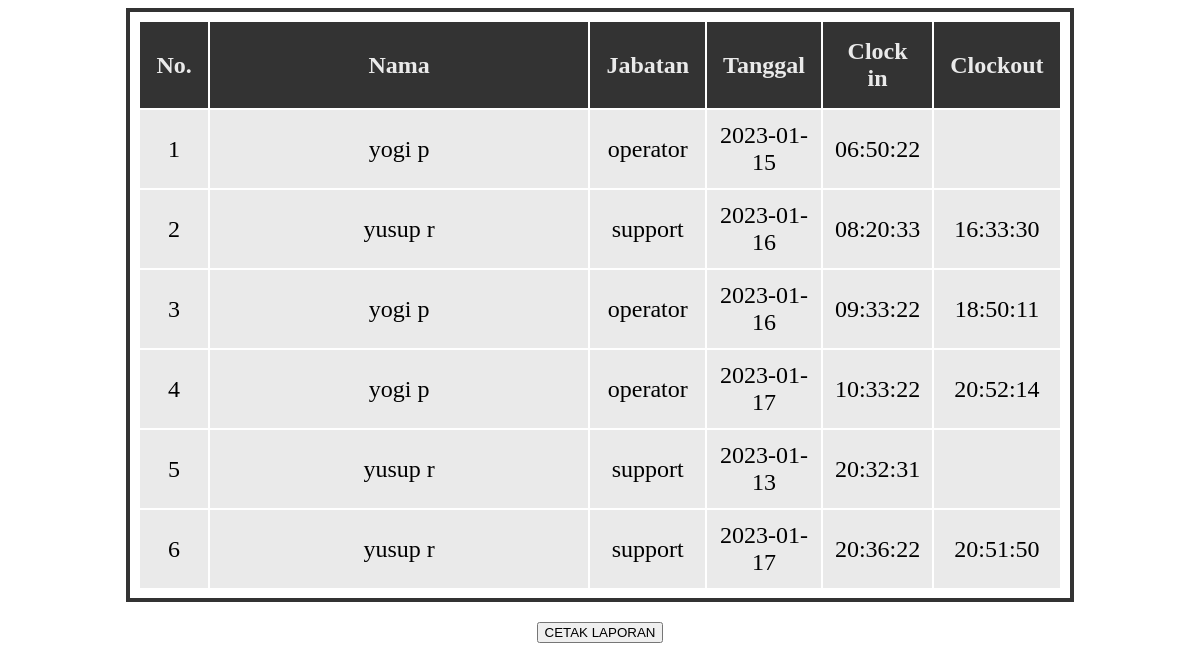
The page /dashboard/index-admin.php on the database its author committed.
### tables this page shows
CREATE TABLE `absensi` (
  `id` int(11) NOT NULL,
  `user_id` int(8) NOT NULL,
  `tgl` varchar(255) DEFAULT NULL,
  `jam_masuk` varchar(255) DEFAULT NULL,
  `jam_keluar` varchar(255) DEFAULT NULL
);

CREATE TABLE `users` (
  `id` int(11) NOT NULL,
  `user_id` int(8) NOT NULL,
  `password` varchar(255) NOT NULL,
  `nama_lengkap` varchar(255) NOT NULL,
  `role` varchar(255) NOT NULL
);

### dashboard/index-admin.php (the view, shortened to what this page needs)
<!DOCTYPE html>
<html lang="en">
<head>
  <link rel="stylesheet" href="style-dashboard.css" />
</head>
<body>
  <div>
    <table class="table">
      <tr class="tr">
        <th class="th">No.</th>
        <th class="th">Nama</th>
        <th class="th">Jabatan</th>
        <th class="th">Tanggal</th>
        <th class="th">Clock in</th>
        <th class="th">Clockout</th>
      </tr>
      <?php
      include("../connection.php");
      $sql = "SELECT * FROM users JOIN absensi ON users.user_id = absensi.user_id";
      $result = $db->query($sql);
      $no = 1;
      while ($data = $result->fetch_assoc()) {
        echo "<tr class='tr'>";
        echo "<td class='td'>" . $no++ . "</td>";
        echo "<td class='td'>" . $data['nama_lengkap'] . "</td>";
        echo "<td class='td'>" . $data['role'] . "</td>";
        echo "<td class='td'>" . $data['tgl'] . "</td>";
        echo "<td class='td'>" . $data['jam_masuk'] . "</td>";
        echo "<td class='td'>" . $data['jam_keluar'] . "</td>";
        echo "</tr>";
      }
      ?>
    </table>
  </div>
  <div style="display: flex; justify-content:center;align-items:center; margin-top: 20px;">
    <button style="text-align:center" onclick="window.print()">CETAK LAPORAN</button>
  </div>
</body>
</html>

### dashboard/style-dashboard.css (style rules this page uses)
.table { border: 4px solid #333; padding: 8px; font-size: 24px; width: 80%; margin: 0 auto; }
.tr { background-color: #333; color: #eaeaea; text-align: center; }
.th { padding: 16px; width: 100%; }
.th:nth-child(1) { width: 100px; }
.td { background-color: #eaeaea; color: black; padding: 12px; }

### rows shown on the page
absensi: users.nama_lengkap "yogi p", users.role "operator", tgl "2023-01-15", jam_masuk "06:50:22"
absensi: users.nama_lengkap "yusup r", users.role "support", tgl "2023-01-16", jam_masuk "08:20:33", jam_keluar "16:33:30"
absensi: users.nama_lengkap "yogi p", users.role "operator", tgl "2023-01-16", jam_masuk "09:33:22", jam_keluar "18:50:11"
absensi: users.nama_lengkap "yogi p", users.role "operator", tgl "2023-01-17", jam_masuk "10:33:22", jam_keluar "20:52:14"
absensi: users.nama_lengkap "yusup r", users.role "support", tgl "2023-01-13", jam_masuk "20:32:31"
absensi: users.nama_lengkap "yusup r", users.role "support", tgl "2023-01-17", jam_masuk "20:36:22", jam_keluar "20:51:50"
